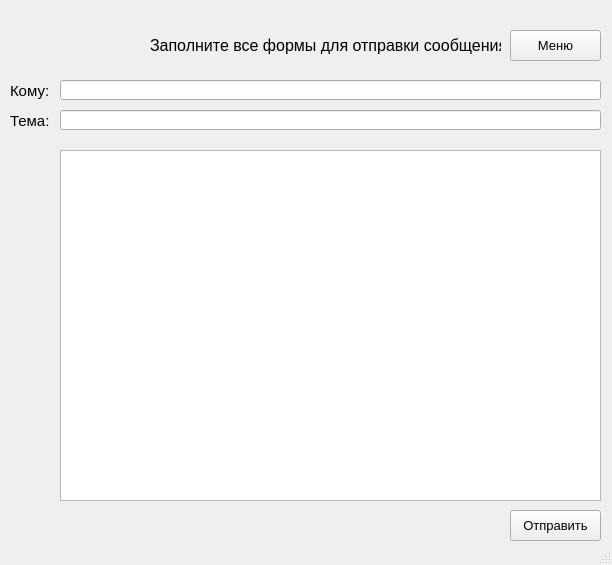
<?xml version="1.0" encoding="UTF-8"?>
<ui version="4.0">
 <class>Send_Letter</class>
 <widget class="QMainWindow" name="Send_Letter">
  <property name="windowModality">
   <enum>Qt::NonModal</enum>
  </property>
  <property name="enabled">
   <bool>true</bool>
  </property>
  <property name="geometry">
   <rect>
    <x>0</x>
    <y>0</y>
    <width>612</width>
    <height>565</height>
   </rect>
  </property>
  <property name="sizePolicy">
   <sizepolicy hsizetype="Preferred" vsizetype="Preferred">
    <horstretch>0</horstretch>
    <verstretch>0</verstretch>
   </sizepolicy>
  </property>
  <property name="minimumSize">
   <size>
    <width>612</width>
    <height>565</height>
   </size>
  </property>
  <property name="maximumSize">
   <size>
    <width>612</width>
    <height>565</height>
   </size>
  </property>
  <property name="font">
   <font>
    <italic>false</italic>
   </font>
  </property>
  <property name="cursor">
   <cursorShape>ArrowCursor</cursorShape>
  </property>
  <property name="windowTitle">
   <string>OurMail</string>
  </property>
  <property name="windowIcon">
   <iconset>
    <normaloff>Bezymyanny-2.ico</normaloff>Bezymyanny-2.ico</iconset>
  </property>
  <property name="autoFillBackground">
   <bool>false</bool>
  </property>
  <widget class="QWidget" name="centralwidget">
   <widget class="QPushButton" name="pushButton">
    <property name="geometry">
     <rect>
      <x>510</x>
      <y>30</y>
      <width>91</width>
      <height>31</height>
     </rect>
    </property>
    <property name="font">
     <font>
      <family>Segoe UI</family>
      <pointsize>10</pointsize>
     </font>
    </property>
    <property name="text">
     <string>Меню</string>
    </property>
   </widget>
   <widget class="QPushButton" name="pushButton_2">
    <property name="geometry">
     <rect>
      <x>510</x>
      <y>510</y>
      <width>91</width>
      <height>31</height>
     </rect>
    </property>
    <property name="font">
     <font>
      <family>Segoe UI</family>
      <pointsize>10</pointsize>
     </font>
    </property>
    <property name="text">
     <string>Отправить</string>
    </property>
   </widget>
   <widget class="QLineEdit" name="user_to">
    <property name="geometry">
     <rect>
      <x>60</x>
      <y>80</y>
      <width>541</width>
      <height>20</height>
     </rect>
    </property>
    <property name="font">
     <font>
      <family>Segoe UI Light</family>
      <pointsize>11</pointsize>
     </font>
    </property>
    <property name="toolTip">
     <string>&lt;html&gt;&lt;head/&gt;&lt;body&gt;&lt;p&gt;введите адресс почты пользователя, которому вы хотите отправить сообщение&lt;/p&gt;&lt;/body&gt;&lt;/html&gt;</string>
    </property>
    <property name="whatsThis">
     <string>&lt;html&gt;&lt;head/&gt;&lt;body&gt;&lt;p&gt;&lt;br/&gt;&lt;/p&gt;&lt;/body&gt;&lt;/html&gt;</string>
    </property>
    <property name="text">
     <string/>
    </property>
   </widget>
   <widget class="QLabel" name="label">
    <property name="geometry">
     <rect>
      <x>150</x>
      <y>30</y>
      <width>351</width>
      <height>31</height>
     </rect>
    </property>
    <property name="font">
     <font>
      <family>Segoe UI</family>
      <pointsize>12</pointsize>
     </font>
    </property>
    <property name="text">
     <string>Заполните все формы для отправки сообщения</string>
    </property>
   </widget>
   <widget class="QLabel" name="label_2">
    <property name="geometry">
     <rect>
      <x>10</x>
      <y>80</y>
      <width>51</width>
      <height>21</height>
     </rect>
    </property>
    <property name="font">
     <font>
      <family>Segoe UI</family>
      <pointsize>11</pointsize>
     </font>
    </property>
    <property name="text">
     <string>Кому:</string>
    </property>
   </widget>
   <widget class="QLabel" name="label_3">
    <property name="geometry">
     <rect>
      <x>10</x>
      <y>110</y>
      <width>51</width>
      <height>21</height>
     </rect>
    </property>
    <property name="font">
     <font>
      <family>Segoe UI</family>
      <pointsize>11</pointsize>
     </font>
    </property>
    <property name="text">
     <string>Тема:</string>
    </property>
   </widget>
   <widget class="QLineEdit" name="subject_line">
    <property name="geometry">
     <rect>
      <x>60</x>
      <y>110</y>
      <width>541</width>
      <height>20</height>
     </rect>
    </property>
    <property name="font">
     <font>
      <family>Segoe UI Light</family>
      <pointsize>11</pointsize>
     </font>
    </property>
    <property name="toolTip">
     <string>&lt;html&gt;&lt;head/&gt;&lt;body&gt;&lt;p&gt;тема вашего письма&lt;/p&gt;&lt;/body&gt;&lt;/html&gt;</string>
    </property>
    <property name="whatsThis">
     <string>&lt;html&gt;&lt;head/&gt;&lt;body&gt;&lt;p&gt;&lt;br/&gt;&lt;/p&gt;&lt;/body&gt;&lt;/html&gt;</string>
    </property>
    <property name="text">
     <string/>
    </property>
   </widget>
   <widget class="QTextEdit" name="textEdit">
    <property name="geometry">
     <rect>
      <x>60</x>
      <y>150</y>
      <width>541</width>
      <height>351</height>
     </rect>
    </property>
    <property name="font">
     <font>
      <family>Segoe UI Light</family>
      <pointsize>11</pointsize>
     </font>
    </property>
   </widget>
   <widget class="QLabel" name="label_4">
    <property name="geometry">
     <rect>
      <x>0</x>
      <y>20</y>
      <width>141</width>
      <height>51</height>
     </rect>
    </property>
    <property name="text">
     <string/>
    </property>
    <property name="pixmap">
     <pixmap>logo1.svg</pixmap>
    </property>
    <property name="scaledContents">
     <bool>true</bool>
    </property>
    <property name="wordWrap">
     <bool>false</bool>
    </property>
   </widget>
  </widget>
  <widget class="QStatusBar" name="statusbar"/>
 </widget>
 <resources/>
 <connections/>
 <designerdata>
  <property name="gridDeltaX">
   <number>10</number>
  </property>
  <property name="gridDeltaY">
   <number>10</number>
  </property>
  <property name="gridSnapX">
   <bool>true</bool>
  </property>
  <property name="gridSnapY">
   <bool>true</bool>
  </property>
  <property name="gridVisible">
   <bool>true</bool>
  </property>
 </designerdata>
</ui>
